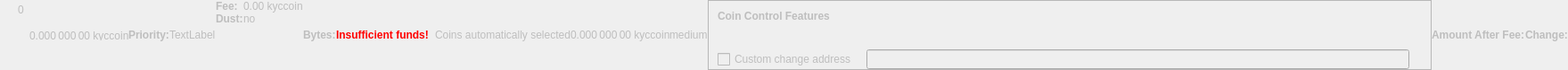
    <widget class="QWidget" name="dummyHideWidget" native="true">
     <property name="enabled">
      <bool>false</bool>
     </property>
     <property name="maximumSize">
      <size>
       <width>100</width>
       <height>22</height>
      </size>
     </property>
     <layout class="QHBoxLayout" name="dummyHideLayout">
      <property name="spacing">
       <number>0</number>
      </property>
      <property name="leftMargin">
       <number>0</number>
      </property>
      <property name="topMargin">
       <number>0</number>
      </property>
      <property name="rightMargin">
       <number>0</number>
      </property>
      <property name="bottomMargin">
       <number>0</number>
      </property>
      <item>
       <layout class="QFormLayout" name="formLayoutCoinControl1">
        <property name="horizontalSpacing">
         <number>10</number>
        </property>
        <property name="verticalSpacing">
         <number>14</number>
        </property>
        <property name="leftMargin">
         <number>10</number>
        </property>
        <property name="topMargin">
         <number>4</number>
        </property>
        <property name="rightMargin">
         <number>6</number>
        </property>
        <item row="0" column="1">
         <widget class="QLabel" name="labelCoinControlBytes">
          <property name="cursor">
           <cursorShape>IBeamCursor</cursorShape>
          </property>
          <property name="contextMenuPolicy">
           <enum>Qt::ActionsContextMenu</enum>
          </property>
          <property name="text">
           <string notr="true">0</string>
          </property>
          <property name="textInteractionFlags">
           <set>Qt::LinksAccessibleByMouse|Qt::TextSelectableByKeyboard|Qt::TextSelectableByMouse</set>
          </property>
         </widget>
        </item>
       </layout>
      </item>
      <item>
       <widget class="QLabel" name="labelCoinControlAfterFee">
        <property name="enabled">
         <bool>false</bool>
        </property>
        <property name="sizePolicy">
         <sizepolicy hsizetype="Fixed" vsizetype="Fixed">
          <horstretch>0</horstretch>
          <verstretch>0</verstretch>
         </sizepolicy>
        </property>
        <property name="minimumSize">
         <size>
          <width>111</width>
          <height>12</height>
         </size>
        </property>
        <property name="maximumSize">
         <size>
          <width>111</width>
          <height>12</height>
         </size>
        </property>
        <property name="cursor">
         <cursorShape>IBeamCursor</cursorShape>
        </property>
        <property name="contextMenuPolicy">
         <enum>Qt::ActionsContextMenu</enum>
        </property>
        <property name="text">
         <string notr="true">0.000 000 00 kyccoin</string>
        </property>
        <property name="textInteractionFlags">
         <set>Qt::LinksAccessibleByMouse|Qt::TextSelectableByKeyboard|Qt::TextSelectableByMouse</set>
        </property>
       </widget>
      </item>
      <item>
       <widget class="QLabel" name="labelCoinControlPriorityText">
        <property name="enabled">
         <bool>false</bool>
        </property>
        <property name="font">
         <font>
          <weight>75</weight>
          <bold>true</bold>
         </font>
        </property>
        <property name="text">
         <string>Priority:</string>
        </property>
       </widget>
      </item>
      <item>
       <layout class="QHBoxLayout" name="horizontalLayout">
        <item>
         <widget class="QLabel" name="WarningLabel">
          <property name="text">
           <string>TextLabel</string>
          </property>
         </widget>
        </item>
       </layout>
      </item>
      <item>
       <layout class="QFormLayout" name="formLayoutCoinControl3">
        <property name="horizontalSpacing">
         <number>0</number>
        </property>
        <property name="verticalSpacing">
         <number>0</number>
        </property>
        <property name="leftMargin">
         <number>0</number>
        </property>
        <property name="topMargin">
         <number>0</number>
        </property>
        <property name="rightMargin">
         <number>0</number>
        </property>
        <item row="0" column="0">
         <widget class="QLabel" name="labelCoinControlFeeText">
          <property name="enabled">
           <bool>false</bool>
          </property>
          <property name="font">
           <font>
            <weight>75</weight>
            <bold>true</bold>
           </font>
          </property>
          <property name="text">
           <string>Fee:</string>
          </property>
          <property name="margin">
           <number>0</number>
          </property>
         </widget>
        </item>
        <item row="0" column="1">
         <widget class="QLabel" name="labelCoinControlFee">
          <property name="enabled">
           <bool>false</bool>
          </property>
          <property name="cursor">
           <cursorShape>IBeamCursor</cursorShape>
          </property>
          <property name="contextMenuPolicy">
           <enum>Qt::ActionsContextMenu</enum>
          </property>
          <property name="text">
           <string notr="true">0.00 kyccoin</string>
          </property>
          <property name="textInteractionFlags">
           <set>Qt::LinksAccessibleByMouse|Qt::TextSelectableByKeyboard|Qt::TextSelectableByMouse</set>
          </property>
         </widget>
        </item>
        <item row="1" column="0">
         <widget class="QLabel" name="labelCoinControlLowOutputText">
          <property name="enabled">
           <bool>false</bool>
          </property>
          <property name="font">
           <font>
            <weight>75</weight>
            <bold>true</bold>
           </font>
          </property>
          <property name="text">
           <string>Dust:</string>
          </property>
         </widget>
        </item>
        <item row="1" column="1">
         <widget class="QLabel" name="labelCoinControlLowOutput">
          <property name="enabled">
           <bool>false</bool>
          </property>
          <property name="cursor">
           <cursorShape>IBeamCursor</cursorShape>
          </property>
          <property name="contextMenuPolicy">
           <enum>Qt::ActionsContextMenu</enum>
          </property>
          <property name="text">
           <string>no</string>
          </property>
          <property name="textInteractionFlags">
           <set>Qt::LinksAccessibleByMouse|Qt::TextSelectableByKeyboard|Qt::TextSelectableByMouse</set>
          </property>
         </widget>
        </item>
       </layout>
      </item>
      <item>
       <widget class="QLabel" name="labelCoinControlBytesText">
        <property name="enabled">
         <bool>false</bool>
        </property>
        <property name="font">
         <font>
          <weight>75</weight>
          <bold>true</bold>
         </font>
        </property>
        <property name="text">
         <string>Bytes:</string>
        </property>
       </widget>
      </item>
      <item>
       <layout class="QFormLayout" name="formLayoutCoinControl2">
        <property name="horizontalSpacing">
         <number>0</number>
        </property>
        <property name="verticalSpacing">
         <number>0</number>
        </property>
        <property name="leftMargin">
         <number>0</number>
        </property>
        <property name="topMargin">
         <number>0</number>
        </property>
        <property name="rightMargin">
         <number>0</number>
        </property>
       </layout>
      </item>
      <item>
       <layout class="QHBoxLayout" name="horizontalLayoutCoinControl2">
        <property name="spacing">
         <number>0</number>
        </property>
        <property name="bottomMargin">
         <number>0</number>
        </property>
       </layout>
      </item>
      <item>
       <widget class="QLabel" name="labelCoinControlInsuffFunds">
        <property name="enabled">
         <bool>false</bool>
        </property>
        <property name="minimumSize">
         <size>
          <width>0</width>
          <height>0</height>
         </size>
        </property>
        <property name="font">
         <font>
          <weight>75</weight>
          <bold>true</bold>
         </font>
        </property>
        <property name="styleSheet">
         <string notr="true">color:red;font-weight:bold;</string>
        </property>
        <property name="text">
         <string>Insufficient funds!</string>
        </property>
        <property name="margin">
         <number>5</number>
        </property>
       </widget>
      </item>
      <item>
       <layout class="QFormLayout" name="formLayoutCoinControl4">
        <property name="horizontalSpacing">
         <number>0</number>
        </property>
        <property name="verticalSpacing">
         <number>0</number>
        </property>
        <property name="leftMargin">
         <number>0</number>
        </property>
        <property name="topMargin">
         <number>0</number>
        </property>
        <property name="rightMargin">
         <number>0</number>
        </property>
       </layout>
      </item>
      <item>
       <widget class="QLabel" name="labelCoinControlChangeLabel">
        <property name="enabled">
         <bool>false</bool>
        </property>
        <property name="sizePolicy">
         <sizepolicy hsizetype="Preferred" vsizetype="Expanding">
          <horstretch>0</horstretch>
          <verstretch>0</verstretch>
         </sizepolicy>
        </property>
        <property name="minimumSize">
         <size>
          <width>0</width>
          <height>0</height>
         </size>
        </property>
        <property name="text">
         <string/>
        </property>
        <property name="margin">
         <number>3</number>
        </property>
       </widget>
      </item>
      <item>
       <widget class="QLabel" name="labelCoinControlAutomaticallySelected">
        <property name="enabled">
         <bool>false</bool>
        </property>
        <property name="sizePolicy">
         <sizepolicy hsizetype="Fixed" vsizetype="Fixed">
          <horstretch>0</horstretch>
          <verstretch>0</verstretch>
         </sizepolicy>
        </property>
        <property name="minimumSize">
         <size>
          <width>0</width>
          <height>0</height>
         </size>
        </property>
        <property name="maximumSize">
         <size>
          <width>240</width>
          <height>16777215</height>
         </size>
        </property>
        <property name="text">
         <string>Coins automatically selected</string>
        </property>
        <property name="margin">
         <number>5</number>
        </property>
       </widget>
      </item>
      <item>
       <widget class="QLabel" name="labelCoinControlChange">
        <property name="enabled">
         <bool>false</bool>
        </property>
        <property name="sizePolicy">
         <sizepolicy hsizetype="Fixed" vsizetype="Fixed">
          <horstretch>0</horstretch>
          <verstretch>0</verstretch>
         </sizepolicy>
        </property>
        <property name="minimumSize">
         <size>
          <width>111</width>
          <height>0</height>
         </size>
        </property>
        <property name="maximumSize">
         <size>
          <width>111</width>
          <height>16777215</height>
         </size>
        </property>
        <property name="cursor">
         <cursorShape>IBeamCursor</cursorShape>
        </property>
        <property name="contextMenuPolicy">
         <enum>Qt::ActionsContextMenu</enum>
        </property>
        <property name="text">
         <string notr="true">0.000 000 00 kyccoin</string>
        </property>
        <property name="textInteractionFlags">
         <set>Qt::LinksAccessibleByMouse|Qt::TextSelectableByKeyboard|Qt::TextSelectableByMouse</set>
        </property>
       </widget>
      </item>
      <item>
       <widget class="QLabel" name="labelCoinControlPriority">
        <property name="enabled">
         <bool>false</bool>
        </property>
        <property name="cursor">
         <cursorShape>IBeamCursor</cursorShape>
        </property>
        <property name="contextMenuPolicy">
         <enum>Qt::ActionsContextMenu</enum>
        </property>
        <property name="text">
         <string>medium</string>
        </property>
        <property name="textInteractionFlags">
         <set>Qt::LinksAccessibleByMouse|Qt::TextSelectableByKeyboard|Qt::TextSelectableByMouse</set>
        </property>
       </widget>
      </item>
      <item>
       <widget class="QFrame" name="frameCoinControl">
        <property name="sizePolicy">
         <sizepolicy hsizetype="Expanding" vsizetype="Expanding">
          <horstretch>0</horstretch>
          <verstretch>0</verstretch>
         </sizepolicy>
        </property>
        <property name="maximumSize">
         <size>
          <width>16777215</width>
          <height>16777215</height>
         </size>
        </property>
        <property name="frameShape">
         <enum>QFrame::StyledPanel</enum>
        </property>
        <property name="frameShadow">
         <enum>QFrame::Sunken</enum>
        </property>
        <layout class="QVBoxLayout" name="verticalLayoutCoinControl2_2">
         <property name="spacing">
          <number>0</number>
         </property>
         <property name="leftMargin">
          <number>0</number>
         </property>
         <property name="topMargin">
          <number>0</number>
         </property>
         <property name="rightMargin">
          <number>0</number>
         </property>
         <property name="bottomMargin">
          <number>0</number>
         </property>
         <item>
          <layout class="QVBoxLayout" name="verticalLayoutCoinControl" stretch="0,0,0,1">
           <property name="spacing">
            <number>0</number>
           </property>
           <property name="leftMargin">
            <number>10</number>
           </property>
           <property name="topMargin">
            <number>10</number>
           </property>
           <item>
            <layout class="QHBoxLayout" name="horizontalLayoutCoinControl1">
             <property name="bottomMargin">
              <number>15</number>
             </property>
             <item>
              <widget class="QLabel" name="labelCoinControlFeatures">
               <property name="enabled">
                <bool>false</bool>
               </property>
               <property name="sizePolicy">
                <sizepolicy hsizetype="Preferred" vsizetype="Maximum">
                 <horstretch>0</horstretch>
                 <verstretch>0</verstretch>
                </sizepolicy>
               </property>
               <property name="font">
                <font>
                 <weight>75</weight>
                 <bold>true</bold>
                </font>
               </property>
               <property name="styleSheet">
                <string notr="true">font-weight:bold;</string>
               </property>
               <property name="text">
                <string>Coin Control Features</string>
               </property>
              </widget>
             </item>
            </layout>
           </item>
           <item>
            <widget class="QWidget" name="widgetCoinControl" native="true">
             <property name="sizePolicy">
              <sizepolicy hsizetype="Preferred" vsizetype="Preferred">
               <horstretch>0</horstretch>
               <verstretch>0</verstretch>
              </sizepolicy>
             </property>
             <property name="minimumSize">
              <size>
               <width>0</width>
               <height>0</height>
              </size>
             </property>
             <property name="styleSheet">
              <string notr="true"/>
             </property>
             <layout class="QHBoxLayout" name="horizontalLayoutCoinControl5_2">
              <property name="leftMargin">
               <number>0</number>
              </property>
              <property name="topMargin">
               <number>0</number>
              </property>
              <property name="rightMargin">
               <number>0</number>
              </property>
              <property name="bottomMargin">
               <number>0</number>
              </property>
              <item>
               <layout class="QHBoxLayout" name="horizontalLayoutCoinControl3">
                <property name="spacing">
                 <number>20</number>
                </property>
                <property name="topMargin">
                 <number>0</number>
                </property>
                <property name="bottomMargin">
                 <number>10</number>
                </property>
               </layout>
              </item>
             </layout>
            </widget>
           </item>
           <item>
            <layout class="QHBoxLayout" name="horizontalLayoutCoinControl4" stretch="0,0,0">
             <property name="spacing">
              <number>12</number>
             </property>
             <property name="sizeConstraint">
              <enum>QLayout::SetDefaultConstraint</enum>
             </property>
             <property name="topMargin">
              <number>5</number>
             </property>
             <property name="rightMargin">
              <number>5</number>
             </property>
             <item>
              <widget class="QCheckBox" name="checkBoxCoinControlChange">
               <property name="enabled">
                <bool>false</bool>
               </property>
               <property name="toolTip">
                <string>If this is activated, but the change address is empty or invalid, change will be sent to a newly generated address.</string>
               </property>
               <property name="text">
                <string>Custom change address</string>
               </property>
              </widget>
             </item>
             <item>
              <widget class="QValidatedLineEdit" name="lineEditCoinControlChange">
               <property name="enabled">
                <bool>false</bool>
               </property>
               <property name="sizePolicy">
                <sizepolicy hsizetype="Expanding" vsizetype="Fixed">
                 <horstretch>0</horstretch>
                 <verstretch>0</verstretch>
                </sizepolicy>
               </property>
              </widget>
             </item>
             <item>
              <widget class="QLabel" name="labelCoinControlChangeLabel_2">
               <property name="sizePolicy">
                <sizepolicy hsizetype="Preferred" vsizetype="Expanding">
                 <horstretch>0</horstretch>
                 <verstretch>0</verstretch>
                </sizepolicy>
               </property>
               <property name="minimumSize">
                <size>
                 <width>0</width>
                 <height>0</height>
                </size>
               </property>
               <property name="text">
                <string/>
               </property>
               <property name="margin">
                <number>3</number>
               </property>
              </widget>
             </item>
            </layout>
           </item>
           <item>
            <spacer name="verticalSpacerCoinControl">
             <property name="orientation">
              <enum>Qt::Vertical</enum>
             </property>
             <property name="sizeHint" stdset="0">
              <size>
               <width>800</width>
               <height>1</height>
              </size>
             </property>
            </spacer>
           </item>
          </layout>
         </item>
        </layout>
       </widget>
      </item>
      <item>
       <widget class="QLabel" name="labelCoinControlAfterFeeText">
        <property name="enabled">
         <bool>false</bool>
        </property>
        <property name="minimumSize">
         <size>
          <width>0</width>
          <height>0</height>
         </size>
        </property>
        <property name="maximumSize">
         <size>
          <width>16777215</width>
          <height>16777215</height>
         </size>
        </property>
        <property name="font">
         <font>
          <weight>75</weight>
          <bold>true</bold>
         </font>
        </property>
        <property name="text">
         <string>Amount After Fee:</string>
        </property>
        <property name="alignment">
         <set>Qt::AlignLeading|Qt::AlignLeft|Qt::AlignVCenter</set>
        </property>
        <property name="margin">
         <number>0</number>
        </property>
       </widget>
      </item>
      <item>
       <widget class="QLabel" name="labelCoinControlChangeText">
        <property name="enabled">
         <bool>false</bool>
        </property>
        <property name="sizePolicy">
         <sizepolicy hsizetype="Preferred" vsizetype="Preferred">
          <horstretch>0</horstretch>
          <verstretch>0</verstretch>
         </sizepolicy>
        </property>
        <property name="minimumSize">
         <size>
          <width>0</width>
          <height>0</height>
         </size>
        </property>
        <property name="maximumSize">
         <size>
          <width>16777215</width>
          <height>16777215</height>
         </size>
        </property>
        <property name="font">
         <font>
          <weight>75</weight>
          <bold>true</bold>
         </font>
        </property>
        <property name="text">
         <string>Change:</string>
        </property>
        <property name="alignment">
         <set>Qt::AlignLeading|Qt::AlignLeft|Qt::AlignVCenter</set>
        </property>
       </widget>
      </item>
     </layout>
    </widget>
